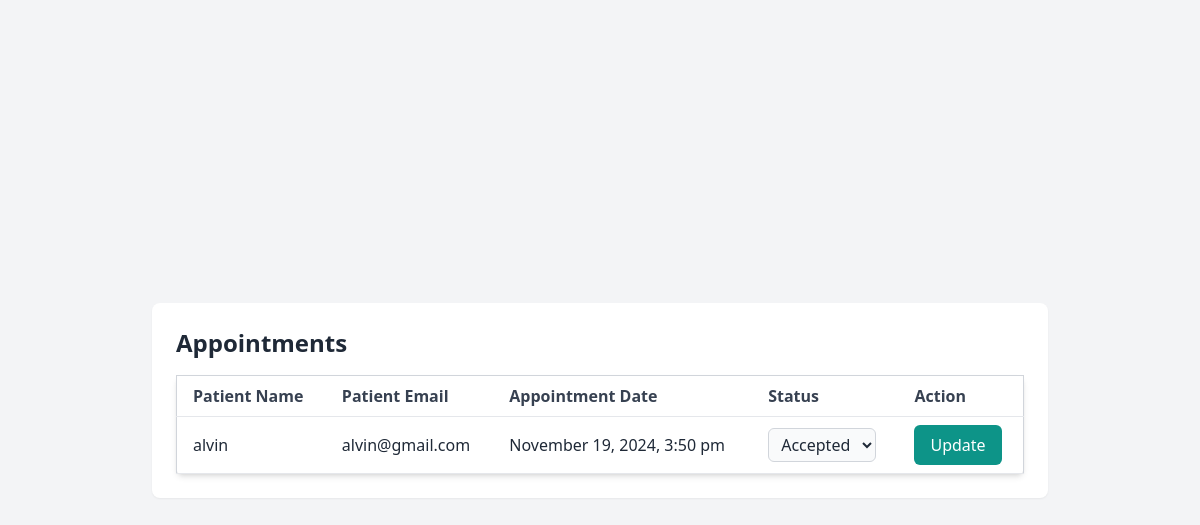
The page /doctor/appointments.php (signed in) on the database its author committed.
### tables this page shows
CREATE TABLE `appointments` (
  `id` int NOT NULL,
  `patient_id` int NOT NULL,
  `doctor_id` int NOT NULL,
  `appointment_date` datetime NOT NULL,
  `created_at` timestamp NULL DEFAULT CURRENT_TIMESTAMP,
  `status` enum('Pending','Accepted','Rejected') NOT NULL
);

CREATE TABLE `users` (
  `id` int NOT NULL,
  `name` varchar(255) NOT NULL,
  `email` varchar(255) NOT NULL,
  `password` varchar(255) NOT NULL,
  `role` enum('patient','doctor') DEFAULT 'patient',
  `created_at` timestamp NULL DEFAULT CURRENT_TIMESTAMP
);

### doctor/appointments.php (the view, shortened to what this page needs)
<?php
$servername = "localhost";
$username = "root";
$password = "";
$dbname = "nour";
$conn = new mysqli($servername, $username, $password, $dbname);
$doctor_id = $_SESSION['user_id'];
$sql = "SELECT appointments.id, users.name AS patient_name, users.email AS patient_email, appointments.appointment_date, appointments.status
        FROM appointments
        JOIN users ON appointments.patient_id = users.id
        WHERE appointments.doctor_id = ?
        ORDER BY appointments.appointment_date ASC";
$stmt = $conn->prepare($sql);
$stmt->bind_param("i", $doctor_id);
$stmt->execute();
$result = $stmt->get_result();
?>
<!DOCTYPE html>
<html lang="en">
<head>
  <script src="https://cdn.tailwindcss.com"></script>
</head>
<body class="bg-gray-100">
  <div class="flex justify-center items-center min-h-screen p-6">
    <div class="bg-white shadow-sm rounded-lg p-6 w-full max-w-4xl">
        <h2 class="text-2xl font-semibold text-gray-800 mb-4">Appointments</h2>
        <?php if ($result->num_rows > 0): ?>
            <table class="min-w-full bg-white border border-gray-300 rounded-md shadow-md">
                <thead>
                    <tr>
                        <th class="py-2 px-4 border-b text-left text-gray-700">Patient Name</th>
                        <th class="py-2 px-4 border-b text-left text-gray-700">Patient Email</th>
                        <th class="py-2 px-4 border-b text-left text-gray-700">Appointment Date</th>
                        <th class="py-2 px-4 border-b text-left text-gray-700">Status</th>
                        <th class="py-2 px-4 border-b text-left text-gray-700">Action</th>
                    </tr>
                </thead>
                <tbody>
                    <?php while ($row = $result->fetch_assoc()): ?>
                        <tr>
                            <td class="py-2 px-4 border-b text-gray-800"><?php echo htmlspecialchars($row['patient_name']); ?></td>
                            <td class="py-2 px-4 border-b text-gray-800"><?php echo htmlspecialchars($row['patient_email']); ?></td>
                            <td class="py-2 px-4 border-b text-gray-800"><?php echo date('F j, Y, g:i a', strtotime($row['appointment_date'])); ?></td>
                            <td class="py-2 px-4 border-b text-gray-800">
                                <form class="update-form" data-appointment-id="<?php echo $row['id']; ?>" method="POST">
                                    <select name="status" class="bg-gray-50 border border-gray-300 rounded-md px-2 py-1">
                                        <option value="Accepted" <?php echo $row['status'] === 'Accepted' ? 'selected' : ''; ?>>Accepted</option>
                                    </select>
                                </form>
                            </td>
                            <td class="py-2 px-4 border-b text-gray-800">
                                <button type="button" class="bg-teal-600 text-white px-4 py-2 rounded-md hover:bg-teal-700 update-status">Update</button>
                            </td>
                        </tr>
                    <?php endwhile; ?>
                </tbody>
            </table>
        <?php else: ?>
            <p class="text-gray-600">You have no appointments scheduled at the moment.</p>
        <?php endif; ?>
    </div>
  </div>
</body>
</html>

### rows shown on the page
appointments: patient.name "alvin", patient.email "alvin@gmail.com", appointment_date "November 19, 2024, 3:50 pm", status "Accepted"
